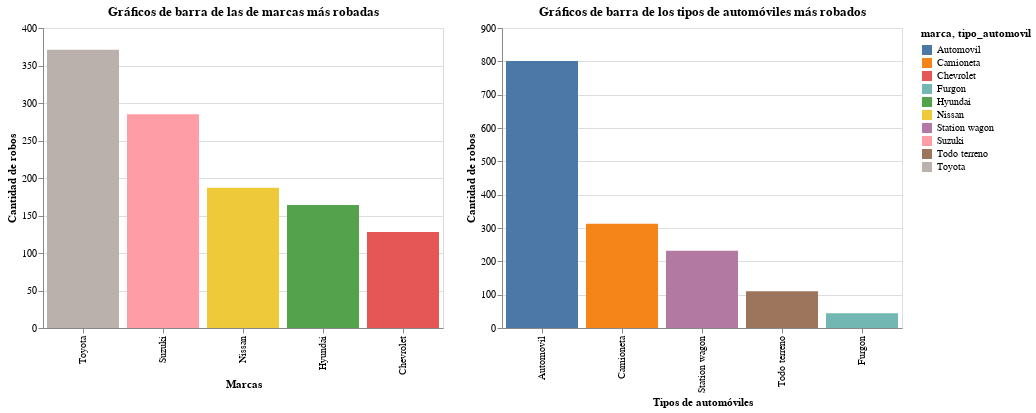

Here is the notebook cell this chart was saved with:
### Markdown cell above
## Gráficos de barra vertical de marcas y tipos de automóviles más robados

### Code cell
graf1=alt.Chart(datos_procesados).transform_aggregate(
    count='count()',
    groupby=['marca']
).transform_window(
    rank='rank(count)',
    sort=[alt.SortField('count', order='descending')]
).transform_filter(
    alt.datum.rank < 6
).mark_bar().encode(
    x=alt.X('marca:N',
        sort=alt.EncodingSortField(field='count', op='sum', order='descending'), title='Marcas'
    ),
    y=alt.Y('count:Q',title='Cantidad de robos'),
    color='marca'
).properties(title='Gráficos de barra de las de marcas más robadas')

graf2=alt.Chart(datos_procesados).transform_aggregate(
    count='count()',
    groupby=['tipo_automovil']
).transform_window(
    rank='rank(count)',
    sort=[alt.SortField('count', order='descending')]
).transform_filter(
    alt.datum.rank < 6
).mark_bar().encode(
    x=alt.X('tipo_automovil:N',
        sort=alt.EncodingSortField(field='count', op='sum', order='descending'), title='Tipos de automóviles'
    ),
    y=alt.Y('count:Q',title='Cantidad de robos'),
    color='tipo_automovil'
).properties(title='Gráficos de barra de los tipos de automóviles más robados')

graf1|graf2

### Figure 1 — Vega-Lite specification as saved in the notebook (floating-point values rounded to 4 significant figures; data arrays with more than 128 entries replaced by an {"elided": "..."} marker saying what was removed)
{"$schema": "https://vega.github.io/schema/vega-lite/v2.6.0.json", "config": {"view": {"height": 300, "width": 400}}, "datasets": {"data-eaf4a09076c7c55ad78d7d5742479c54": {"elided": "1558 records"}}, "hconcat": [{"data": {"name": "data-eaf4a09076c7c55ad78d7d5742479c54"}, "encoding": {"color": {"field": "marca", "type": "nominal"}, "x": {"field": "marca", "sort": {"field": "count", "op": "sum", "order": "descending"}, "title": "Marcas", "type": "nominal"}, "y": {"field": "count", "title": "Cantidad de robos", "type": "quantitative"}}, "mark": "bar", "title": "Gráficos de barra de las de marcas más robadas", "transform": [{"aggregate": [{"as": "count", "op": "count"}], "groupby": ["marca"]}, {"sort": [{"field": "count", "order": "descending"}], "window": [{"as": "rank", "field": "count", "op": "rank"}]}, {"filter": "(datum.rank < 6)"}]}, {"data": {"name": "data-eaf4a09076c7c55ad78d7d5742479c54"}, "encoding": {"color": {"field": "tipo_automovil", "type": "nominal"}, "x": {"field": "tipo_automovil", "sort": {"field": "count", "op": "sum", "order": "descending"}, "title": "Tipos de automóviles", "type": "nominal"}, "y": {"field": "count", "title": "Cantidad de robos", "type": "quantitative"}}, "mark": "bar", "title": "Gráficos de barra de los tipos de automóviles más robados", "transform": [{"aggregate": [{"as": "count", "op": "count"}], "groupby": ["tipo_automovil"]}, {"sort": [{"field": "count", "order": "descending"}], "window": [{"as": "rank", "field": "count", "op": "rank"}]}, {"filter": "(datum.rank < 6)"}]}]}
